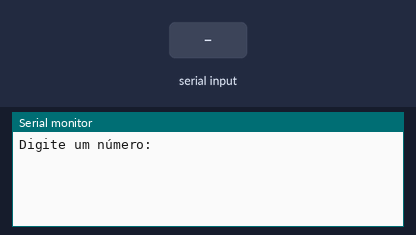
Bench run of a sketch on a simulated Arduino Uno, built with avr-gcc and run on an emulated ATmega328P. On the bench: the last lines printed to the serial monitor. The inputs (shaded band) are chosen by the test bench.

Above: at 1.2 s.
1.3 s: "90,45\n" received over Serial
At 2.5 s:
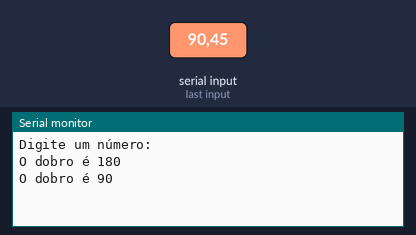
2.8 s: "30,150\n" received over Serial
At 3.6 s:
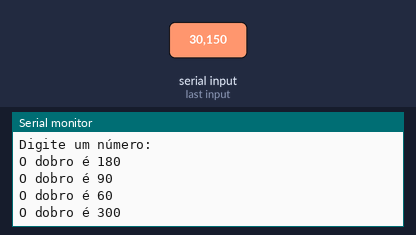
Timing chart, 0 to 5.8 s (numbered marks = the images above; inputs shaded):
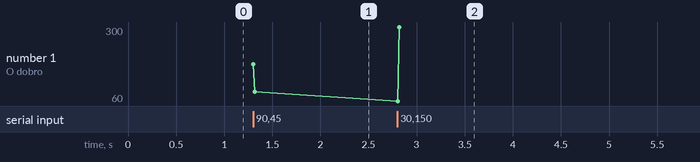

Measured:
- after the input at 1.3 s, the serial monitor: prints a new line at once (image 1)
- after the input at 2.8 s, the serial monitor: prints a new line at once (image 2)
- plotted number 1: 90 → 300 after the input at 2.8 s

The sketch:

aula03_nivel1.ino
```cpp
// Aula 3 – Nível 1: Eco de números
// pecas:
// Digite um número no Monitor Serial: a placa responde com o dobro
#include <Arduino.h>                          // funções do Arduino (pinMode, digitalWrite, delay...)
void setup() {                                // roda uma vez, quando a placa liga
  Serial.begin(9600);                         // abre o Monitor Serial a 9600 baud
  Serial.println("Digite um número:");        // envia o texto ao Monitor Serial e quebra a linha
}

void loop() {                                 // repete para sempre
  if (Serial.available() > 0) {               // chegou algo pela serial?
    int numero = Serial.parseInt();           // lê um inteiro do texto recebido
    Serial.print("O dobro é ");               // envia o texto ao Monitor Serial
    Serial.println(numero * 2);               // envia numero * 2 ao Monitor Serial e quebra a linha
    while (Serial.available() > 0) Serial.read();   // descarta o resto da linha (Enter)
  }
}
```
